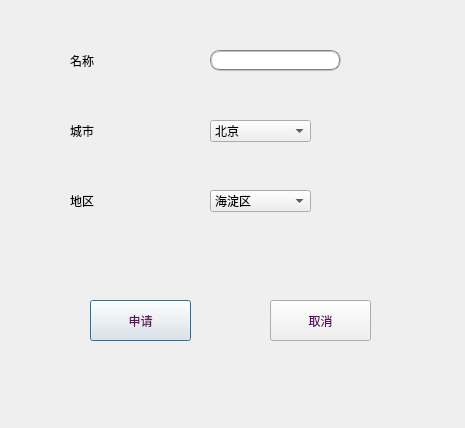
<?xml version="1.0" encoding="UTF-8"?>
<ui version="4.0">
 <class>hotelapply</class>
 <widget class="QDialog" name="hotelapply">
  <property name="geometry">
   <rect>
    <x>0</x>
    <y>0</y>
    <width>465</width>
    <height>428</height>
   </rect>
  </property>
  <property name="windowTitle">
   <string>酒店申请</string>
  </property>
  <widget class="QLabel" name="label">
   <property name="geometry">
    <rect>
     <x>70</x>
     <y>50</y>
     <width>71</width>
     <height>21</height>
    </rect>
   </property>
   <property name="styleSheet">
    <string notr="true">font: 11pt &quot;方正清刻本悦宋简体&quot;;</string>
   </property>
   <property name="text">
    <string>名称</string>
   </property>
  </widget>
  <widget class="QLabel" name="label_2">
   <property name="geometry">
    <rect>
     <x>70</x>
     <y>120</y>
     <width>71</width>
     <height>21</height>
    </rect>
   </property>
   <property name="styleSheet">
    <string notr="true">font: 11pt &quot;方正清刻本悦宋简体&quot;;</string>
   </property>
   <property name="text">
    <string>城市</string>
   </property>
  </widget>
  <widget class="QLabel" name="label_3">
   <property name="geometry">
    <rect>
     <x>70</x>
     <y>190</y>
     <width>71</width>
     <height>21</height>
    </rect>
   </property>
   <property name="styleSheet">
    <string notr="true">font: 11pt &quot;方正清刻本悦宋简体&quot;;</string>
   </property>
   <property name="text">
    <string>地区</string>
   </property>
  </widget>
  <widget class="QLineEdit" name="hotelname">
   <property name="geometry">
    <rect>
     <x>210</x>
     <y>50</y>
     <width>131</width>
     <height>21</height>
    </rect>
   </property>
   <property name="styleSheet">
    <string notr="true">border:2px groove gray;border-radius:10px;padding:2px 4px</string>
   </property>
  </widget>
  <widget class="QPushButton" name="apply">
   <property name="geometry">
    <rect>
     <x>90</x>
     <y>300</y>
     <width>101</width>
     <height>41</height>
    </rect>
   </property>
   <property name="styleSheet">
    <string notr="true">QPushButton
{
border-image: url(:/Image/kuang8.png);
font: 100 11pt &quot;方正清刻本悦宋简体&quot;;
color:rgb(96, 14, 89)
}
QPushButton:hover
{
border-image: url(:/Image/kuang9.png);
font: 100 11pt &quot;方正清刻本悦宋简体&quot;;
color:rgb(148, 17, 137)
}
QPushButton:pressed
{
border-image: url(:/Image/kuang10.png);
font: 100 11pt &quot;方正清刻本悦宋简体&quot;;
color:rgb(86, 11, 80)
}</string>
   </property>
   <property name="text">
    <string>申请</string>
   </property>
  </widget>
  <widget class="QPushButton" name="cancel">
   <property name="geometry">
    <rect>
     <x>270</x>
     <y>300</y>
     <width>101</width>
     <height>41</height>
    </rect>
   </property>
   <property name="styleSheet">
    <string notr="true">QPushButton
{
border-image: url(:/Image/kuang8.png);
font: 100 11pt &quot;方正清刻本悦宋简体&quot;;
color:rgb(96, 14, 89)
}
QPushButton:hover
{
border-image: url(:/Image/kuang9.png);
font: 100 11pt &quot;方正清刻本悦宋简体&quot;;
color:rgb(148, 17, 137)
}
QPushButton:pressed
{
border-image: url(:/Image/kuang10.png);
font: 100 11pt &quot;方正清刻本悦宋简体&quot;;
color:rgb(86, 11, 80)
}</string>
   </property>
   <property name="text">
    <string>取消</string>
   </property>
  </widget>
  <widget class="QComboBox" name="city">
   <property name="geometry">
    <rect>
     <x>210</x>
     <y>120</y>
     <width>101</width>
     <height>22</height>
    </rect>
   </property>
   <item>
    <property name="text">
     <string>北京</string>
    </property>
   </item>
   <item>
    <property name="text">
     <string>上海</string>
    </property>
   </item>
  </widget>
  <widget class="QComboBox" name="area">
   <property name="geometry">
    <rect>
     <x>210</x>
     <y>190</y>
     <width>101</width>
     <height>22</height>
    </rect>
   </property>
   <item>
    <property name="text">
     <string>海淀区</string>
    </property>
   </item>
   <item>
    <property name="text">
     <string>朝阳区</string>
    </property>
   </item>
   <item>
    <property name="text">
     <string>浦东</string>
    </property>
   </item>
   <item>
    <property name="text">
     <string>浦西</string>
    </property>
   </item>
  </widget>
 </widget>
 <resources/>
 <connections/>
</ui>
